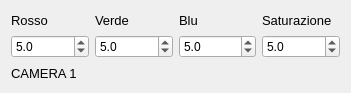
     <widget class="QWidget" name="layoutWidget">
      <property name="geometry">
       <rect>
        <x>32</x>
        <y>272</y>
        <width>351</width>
        <height>93</height>
       </rect>
      </property>
      <layout class="QGridLayout" name="gridLayout_8">
       <item row="0" column="0">
        <widget class="QLabel" name="label_10">
         <property name="font">
          <font>
           <pointsize>10</pointsize>
          </font>
         </property>
         <property name="text">
          <string>Rosso</string>
         </property>
        </widget>
       </item>
       <item row="0" column="1">
        <widget class="QLabel" name="label_11">
         <property name="font">
          <font>
           <pointsize>10</pointsize>
          </font>
         </property>
         <property name="text">
          <string>Verde</string>
         </property>
        </widget>
       </item>
       <item row="0" column="2">
        <widget class="QLabel" name="label_12">
         <property name="font">
          <font>
           <pointsize>10</pointsize>
          </font>
         </property>
         <property name="text">
          <string>Blu</string>
         </property>
        </widget>
       </item>
       <item row="0" column="3">
        <widget class="QLabel" name="label_13">
         <property name="font">
          <font>
           <pointsize>10</pointsize>
          </font>
         </property>
         <property name="text">
          <string>Saturazione</string>
         </property>
        </widget>
       </item>
       <item row="1" column="0">
        <widget class="QDoubleSpinBox" name="rr_1">
         <property name="decimals">
          <number>1</number>
         </property>
         <property name="minimum">
          <double>0.100000000000000</double>
         </property>
         <property name="maximum">
          <double>99.000000000000000</double>
         </property>
         <property name="singleStep">
          <double>0.100000000000000</double>
         </property>
         <property name="value">
          <double>5.000000000000000</double>
         </property>
        </widget>
       </item>
       <item row="1" column="1">
        <widget class="QDoubleSpinBox" name="vv_1">
         <property name="decimals">
          <number>1</number>
         </property>
         <property name="minimum">
          <double>0.100000000000000</double>
         </property>
         <property name="maximum">
          <double>99.000000000000000</double>
         </property>
         <property name="singleStep">
          <double>0.100000000000000</double>
         </property>
         <property name="value">
          <double>5.000000000000000</double>
         </property>
        </widget>
       </item>
       <item row="1" column="2">
        <widget class="QDoubleSpinBox" name="bb_1">
         <property name="decimals">
          <number>1</number>
         </property>
         <property name="minimum">
          <double>0.100000000000000</double>
         </property>
         <property name="maximum">
          <double>99.000000000000000</double>
         </property>
         <property name="singleStep">
          <double>0.100000000000000</double>
         </property>
         <property name="value">
          <double>5.000000000000000</double>
         </property>
        </widget>
       </item>
       <item row="1" column="3">
        <widget class="QDoubleSpinBox" name="ss_1">
         <property name="decimals">
          <number>1</number>
         </property>
         <property name="minimum">
          <double>0.100000000000000</double>
         </property>
         <property name="maximum">
          <double>99.000000000000000</double>
         </property>
         <property name="singleStep">
          <double>0.100000000000000</double>
         </property>
         <property name="value">
          <double>5.000000000000000</double>
         </property>
        </widget>
       </item>
       <item row="2" column="0">
        <widget class="QLabel" name="label_34">
         <property name="font">
          <font>
           <pointsize>10</pointsize>
          </font>
         </property>
         <property name="text">
          <string>CAMERA 1</string>
         </property>
        </widget>
       </item>
      </layout>
     </widget>
